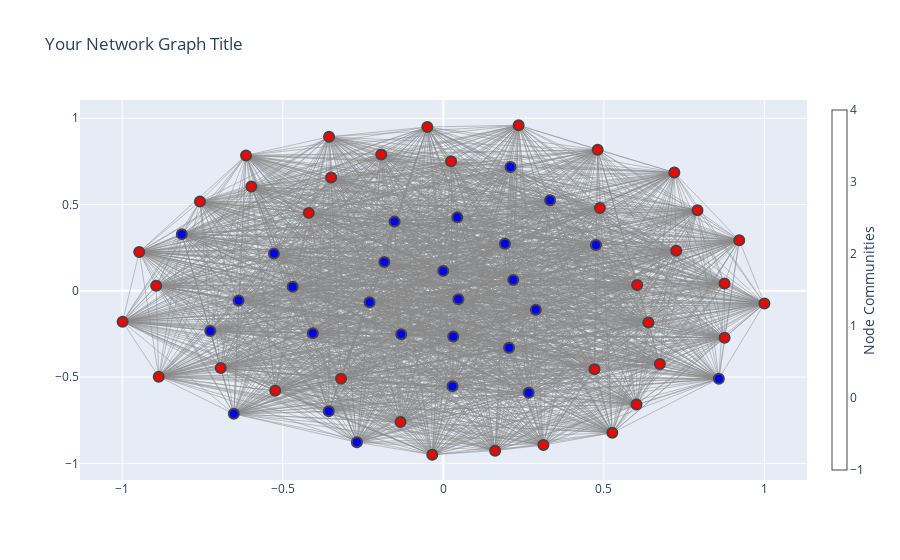

Notebook code for this chart:
### Code cell
import networkx as nx
import plotly.graph_objs as go
import plotly.offline as pyo
import community as community_louvain
import numpy as np

# Define your graph G (you should define or load it before this step)
# G = ...

# Calculate the maximum edge weight in the original graph
max_edge_weight = max(weight for u, v, weight in G.edges(data='weight'))

# Create a new graph with modified edge weights
modified_G = G.copy()
for u, v, data in modified_G.edges(data=True):
    modified_G[u][v]['weight'] = max_edge_weight - data['weight']

# Use python-louvain's best_partition to detect communities
partition = community_louvain.best_partition(modified_G, weight='weight')

# Get the community labels for nodes
node_clusters = [partition[node] for node in modified_G.nodes()]

# Create a colormap for coloring nodes based on their community
colormap = ['red', 'blue', 'green', 'purple', 'orange', 'pink', 'cyan']

# Create a list to store node colors based on their community
node_colors = [colormap[cluster] for cluster in node_clusters]

# Rest of the code for generating edge_trace

# Create a scatter trace for nodes with colors based on their community
node_trace = go.Scatter(
    x=node_x, y=node_y,
    mode='markers',
    hoverinfo='text',
    text=available_tickers,
    marker=dict(
        showscale=True,
        colorscale='YlGnBu',
        color=node_colors,  # Use the community colors
        size=10,
        colorbar=dict(
            thickness=15,
            title='Node Communities',  # You can change the title
            xanchor='left',
            titleside='right'
        ),
        line_width=2))

# Create the layout as shown in the previous responses

# Add edge_trace and modified node_trace to the data list
data = [edge_trace, node_trace]

# Create the figure and display or save the graph
fig = go.Figure(data=data, layout=layout)

# Display the graph (in a Jupyter Notebook) or save it to an HTML file
pyo.iplot(fig)  # Display in Jupyter Notebook
# OR
# pyo.plot(fig, filename='louvain_clustered_graph.html')  # Save to an HTML file

### Figure 1 — Plotly figure (JSON) as saved in the notebook; plotly's stock layout.template omitted (floating-point values rounded to 4 significant figures; data arrays with more than 128 entries replaced by an {"elided": "..."} marker saying what was removed)
{"data": [{"hoverinfo": "none", "line": {"color": "#888", "width": 0.5}, "mode": "lines", "type": "scatter", "x": {"elided": "5859 float values"}, "y": {"elided": "5859 float values"}}, {"hoverinfo": "text", "marker": {"color": ["blue", "blue", "red", "blue", "blue", "blue", "blue", "red", "blue", "red", "blue", "blue", "red", "red", "blue", "blue", "red", "red", "red", "blue", "blue", "red", "blue", "blue", "red", "red", "blue", "red", "red", "red", "red", "blue", "blue", "red", "blue", "red", "blue", "blue", "red", "red", "red", "blue", "red", "red", "blue", "red", "blue", "blue", "red", "red", "red", "red", "red", "red", "red", "red", "red", "red", "blue", "red", "blue", "red", "red"], "colorbar": {"thickness": 15, "title": {"side": "right", "text": "Node Communities"}, "xanchor": "left"}, "colorscale": [[0, "rgb(255,255,217)"], [0.125, "rgb(237,248,177)"], [0.25, "rgb(199,233,180)"], [0.375, "rgb(127,205,187)"], [0.5, "rgb(65,182,196)"], [0.625, "rgb(29,145,192)"], [0.75, "rgb(34,94,168)"], [0.875, "rgb(37,52,148)"], [1, "rgb(8,29,88)"]], "line": {"width": 2}, "showscale": true, "size": 10}, "mode": "markers", "text": ["BAC", "BCS", "BK", "BX", "CS", "GS", "ING", "JPM", "KKR", "MCO", "MS", "RBS", "RY", "UTX", "WFC", "GM", "HMC", "TM", "AAPL", "AMZN", "BBY", "CSCO", "EBAY", "EC", "GE", "GOOG", "HPQ", "IBM", "INTC", "MA", "MSFT", "NOK", "SNE", "COST", "GPS", "HD", "JCP", "TGT", "WMT", "AIG", "BA", "DAL", "EAD", "FDX", "UAL", "UPS", "BP", "CAT", "CVX", "ISM", "JNJ", "KO", "MCD", "PEP", "PFE", "PG", "SBUX", "XOM", "AA", "BMO", "RIO", "VOD", "VZ"], "type": "scatter", "x": [0.2094, -0.1311, -0.3184, -0.4689, 0.03104, -0.6524, 0.3325, -0.4188, -0.4063, 0.6388, 0.2659, 0.2881, 0.7196, 1, 0.8582, -0.7257, 0.7255, -0.3558, 0.6036, -0.3567, 0.2048, 0.8758, -0.6375, 0.04693, -0.1932, -0.5234, -0.1518, -0.8863, -0.5979, -0.6932, 0.3117, 0.04371, -0.5274, 0.6743, -0.1836, 0.1614, -0.0001667, 0.02877, -0.3493, 0.6017, -0.7579, 0.4755, -0.1332, 0.02419, -0.2296, -0.8942, -0.8145, -0.2691, -0.9469, 0.4877, 0.4808, -0.9987, 0.2345, -0.04976, 0.9216, 0.4708, 0.5264, -0.03433, 0.2178, 0.7916, 0.192, 0.876, -0.6144], "y": [0.7171, -0.2516, -0.5097, 0.02364, -0.2644, -0.7131, 0.5253, 0.4516, -0.2463, -0.1833, -0.5914, -0.1094, 0.6853, -0.07404, -0.5093, -0.2323, 0.2318, 0.8926, 0.03423, -0.6986, -0.3294, 0.04216, -0.05574, -0.04955, 0.7899, -0.5794, 0.4014, -0.4977, 0.6046, -0.448, -0.8936, 0.4256, 0.2155, -0.4239, 0.1668, -0.9263, 0.1155, -0.5535, 0.6561, -0.6587, 0.5173, 0.2659, -0.7601, 0.7512, -0.06607, 0.02963, 0.3285, -0.8781, 0.2253, 0.4794, 0.8173, -0.179, 0.9594, 0.9493, 0.2927, -0.4541, -0.823, -0.9501, 0.06283, 0.4662, 0.2732, -0.2721, 0.7846]}], "layout": {"hovermode": "closest", "showlegend": false, "title": {"text": "Your Network Graph Title"}}}
